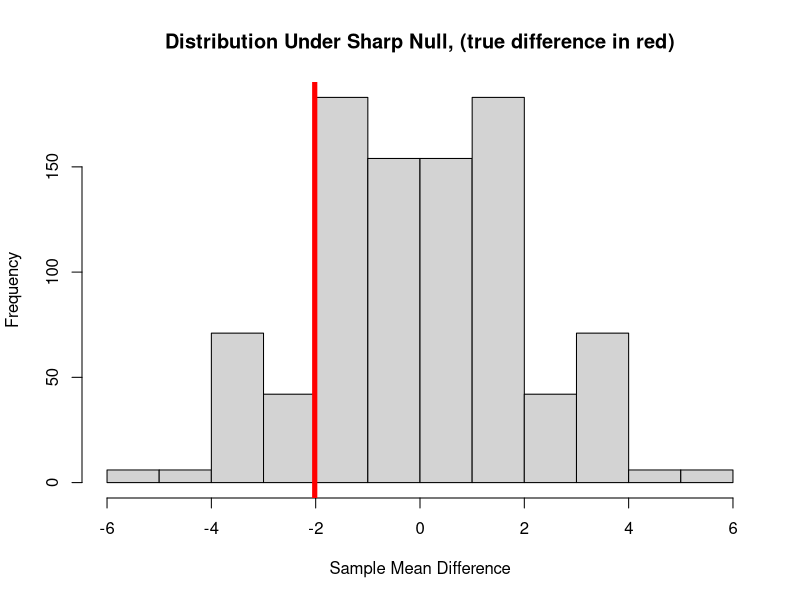
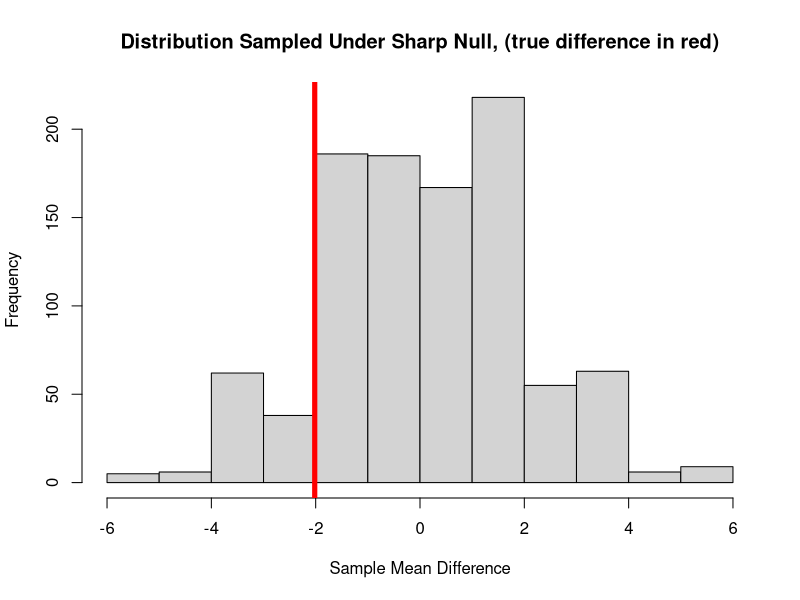
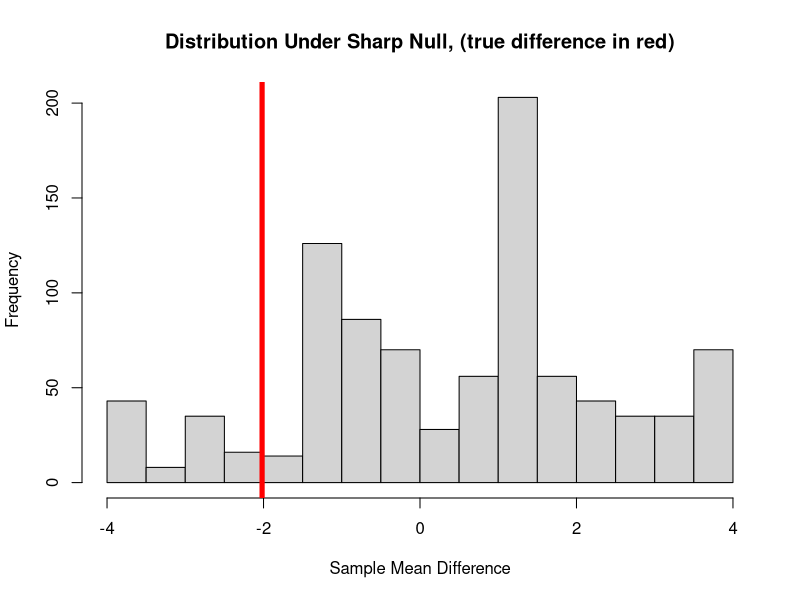
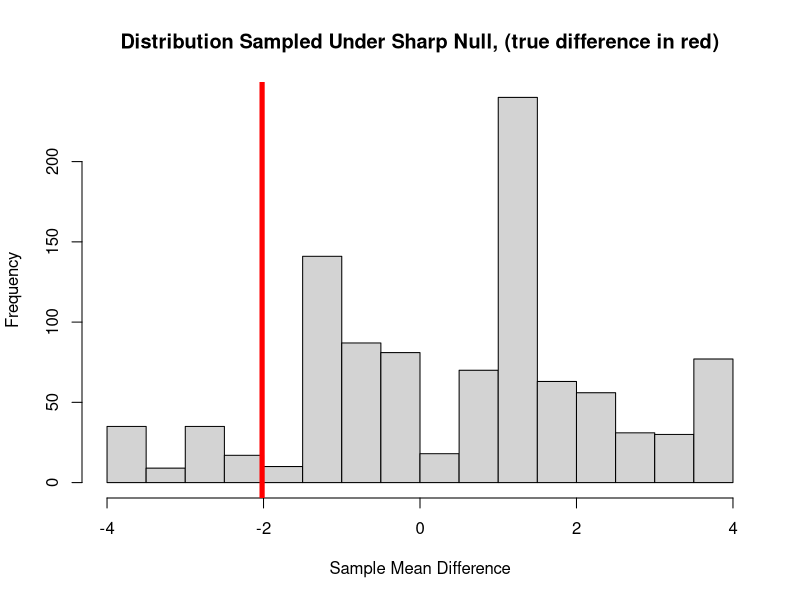

Write R code to recreate these figures, in order.
## ---- chunk 1
knitr::opts_chunk$set(echo = TRUE, warning = FALSE, message = FALSE)
library(dplyr)
## ---- chunk 2
placebo = c(8.62, 1.48, 8.93, 9.57, 2.65, 7.30)
vitamin = c(0.06, 1.72, 2.19, 7.32, 7.53, 7.62)
full_exp = data.frame(control = c(placebo, rep(NA, 6)), treatment = c(rep(NA,6), vitamin))
## ---- chunk 3
full_data = data.frame(y0 = c(placebo, vitamin), y1 = c(placebo, vitamin))
W = 1:12
combos = combn(W, 6)
diffs = rep(NA, ncol(combos))
for (i in seq_along(diffs)){
  diffs[i] = mean(full_data$y1[combos[,i]]) - mean(full_data$y0[-combos[,i]])
}
true_diff = mean(vitamin) - mean(placebo)
{
  hist(diffs, xlab = "Sample Mean Difference", 
         main = "Distribution Under Sharp Null, (true difference in red)")
  abline(v = true_diff, col = "red", lwd = 5)
}
p_value = mean(abs(diffs) >= abs(true_diff))
## ---- chunk 4
set.seed(640)
sampled_diffs = sample(diffs, size = 1000, replace = TRUE)
{
  hist(sampled_diffs, xlab = "Sample Mean Difference", 
         main = "Distribution Sampled Under Sharp Null, (true difference in red)")
  abline(v = true_diff, col = "red", lwd = 5)
}
p_value_sample = mean(abs(sampled_diffs) >= abs(true_diff))
## ---- chunk 5
t = t.test(placebo, vitamin)
t.p_value = t$p.value
## ---- chunk 6
paired_exp = full_exp %>%
  mutate(pair = rep(1:6,2))
paired_full = full_data %>%
  mutate(pair = rep(1:6, 2))
outcomes = list()
for(i in 1:6){
  set = paired_full %>% filter(pair == i)
  outcomes[[i]] = c(set$y1[1] - set$y0[2], set$y1[2] - set$y0[1])
}
combos = combn(rep(1:2,6), 6)
diffs = rep(NA, ncol(combos))
for (j in 1:ncol(combos)){
  x = combos[,j]
  diffs[j] = mean(unlist(lapply(1:6, function(i){outcomes[[i]][x[i]]})))
}
true_diff = mean(vitamin - placebo)
{
  hist(diffs, xlab = "Sample Mean Difference", 
         main = "Distribution Under Sharp Null, (true difference in red)")
  abline(v = true_diff, col = "red", lwd = 5)
}
p_value = mean(abs(diffs) >= abs(true_diff))
## ---- chunk 7
sampled_diffs = sample(diffs, size = 1000, replace = TRUE)
{
  hist(sampled_diffs, xlab = "Sample Mean Difference", 
         main = "Distribution Sampled Under Sharp Null, (true difference in red)")
  abline(v = true_diff, col = "red", lwd = 5)
}
p_value_sample = mean(abs(sampled_diffs) >= abs(true_diff))
## ---- chunk 8
t = t.test(placebo, vitamin, paired = TRUE)
t.p_value = t$p.value
